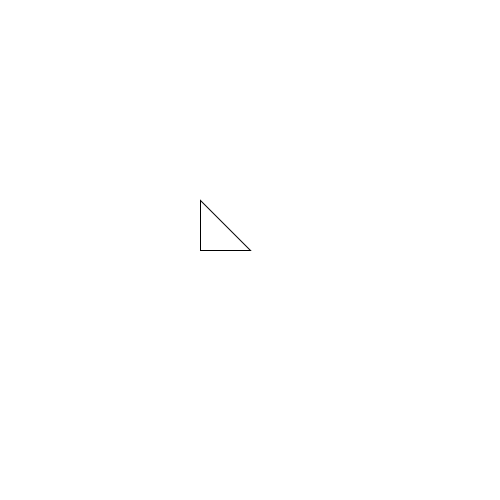
Frame 1 (no input)
Frame 60 (the mouse pressed at the canvas centre just before this capture): identical to frame 1, image omitted
Frame 120 (the mouse held since frame 60 and released just before this capture): identical to frame 1, image omitted

The Processing sketch that drew this single still picture (run headless with seeded random() and noise(); from frame 60 on, the mouse is pressed at the canvas centre):

// Processing sketch: HO9_8
// ── HO9_8.pde
void setup (){
size(500,500);
  
}

void draw (){
background (255,255,255); 
tekenDriehoek(200,200,200,250,250,250);

}



void tekenDriehoek(int x1, int y1, int x2, int y2, int x3, int y3) {
  triangle( x1, y1, x2, y2, x3, y3); 
  
  
    // teken een driehoek m.b.v. de meegegeven data (parameters)
}
